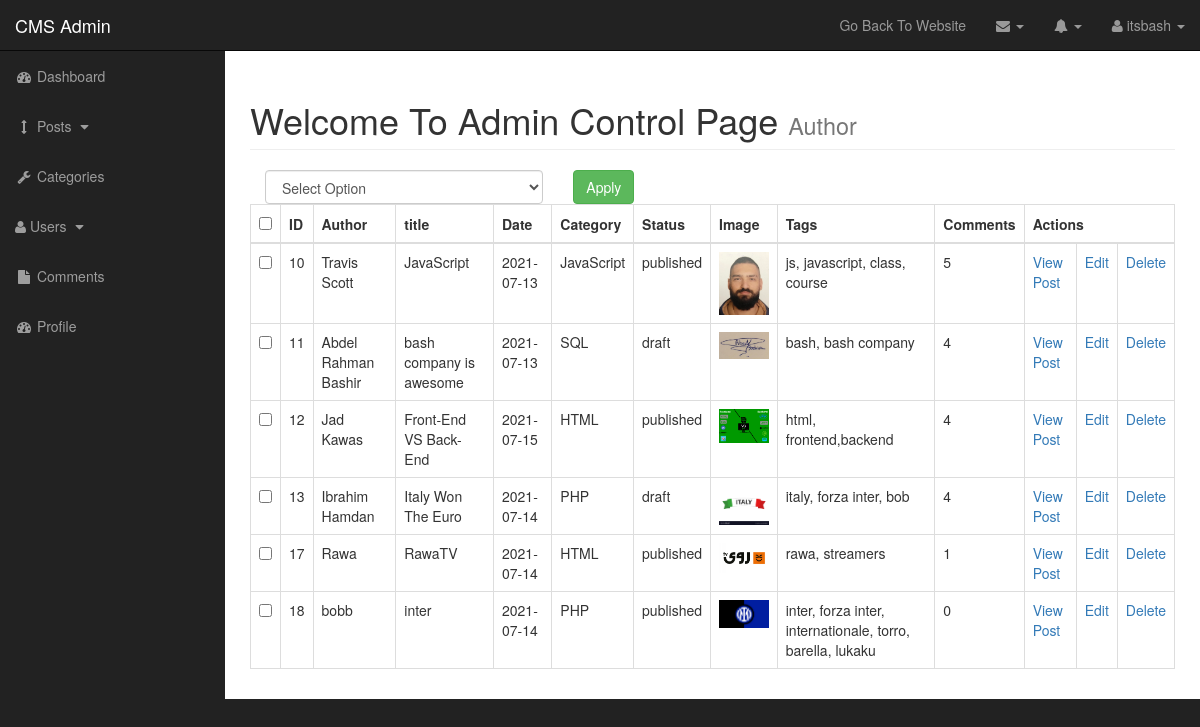
Screenshot of /admin/posts.php (signed in) with the database file from the repository.
### tables this page shows
CREATE TABLE `posts` (
  `post_id` int(3) NOT NULL,
  `post_category_id` int(3) NOT NULL,
  `post_title` varchar(255) NOT NULL,
  `post_author` varchar(255) NOT NULL,
  `post_date` date NOT NULL,
  `post_image` text NOT NULL,
  `post_content` text NOT NULL,
  `post_tags` varchar(255) NOT NULL,
  `post_comment_count` int(255) NOT NULL,
  `post_status` varchar(255) NOT NULL DEFAULT 'draft'
);

CREATE TABLE `categories` (
  `cat_id` int(3) NOT NULL,
  `cat_title` varchar(255) NOT NULL
);

### admin/includes/view_all_posts.php (the view, shortened to what this page needs)
<form class="" action="" method="post">
<table class="table table-bordered table-hover">
    <div class="col-xs-4" class="bulkOptionContainer">
      <select class="form-control" name="bulk_options">
        <option value="">Select Option</option>
      </select>
    </div>
    <div class="col-xs-4">
      <input type="submit" name="submit" value="Apply" class="btn btn-success">
    </div>
                       <thead>
                         <tr>
                           <th><input type="checkbox" id="selectAllBoxes"></th>
                           <th>ID</th>
                           <th>Author</th>
                           <th>title</th>
                           <th>Date</th>
                           <th>Category</th>
                           <th>Status</th>
                           <th>Image</th>
                           <th>Tags</th>
                           <th>Comments</th>
                           <th colspan="3">Actions</th>
                         </tr>
                       </thead>
                       <tbody>
                         <?php
                         $query ="SELECT * FROM posts";
                         $select_posts = mysqli_query($connection , $query);
                             while ($row = mysqli_fetch_assoc($select_posts)) {
                               $post_id = $row['post_id'];
                               $post_author = $row['post_author'];
                               $post_title = $row['post_title'];
                               $post_date = $row['post_date'];
                               $post_category_id = $row['post_category_id'];
                               $post_status = $row['post_status'];
                               $post_image = $row['post_image'];
                               $post_tags = $row['post_tags'];
                               $post_comment_count= $row['post_comment_count'];
                               echo "<tr>";
                               ?>
                               <td><input type='checkbox' class='checkBoxes' name='checkBoxArray[]' value='<?php echo $post_id; ?>'></td>
                               <?php
                               echo "<td>$post_id</td>";
                               echo "<td>$post_author</td>";
                               echo "<td>$post_title</td>";
                               echo "<td>$post_date</td>";
                               $query ="SELECT * FROM categories WHERE cat_id = $post_category_id";
                               $select_categories_id = mysqli_query($connection , $query);
                                   while ($row = mysqli_fetch_assoc($select_categories_id)) {
                                     $cat_title = $row['cat_title'];
                               echo "<td>{$cat_title}</td>";
                             }
                               echo "<td>$post_status</td>";
                               echo "<td><img class='img-responsive'  src='../images/$post_image' alt ='image' width='100'></td>";
                               echo "<td>$post_tags</td>";
                               echo "<td>$post_comment_count</td>";
                               echo "<td><a href ='../post.php?p_id={$post_id}'>View Post</a></td>";
                               echo "<td><a href ='posts.php?source=edit_post&p_id={$post_id}'>Edit</a></td>";
                               echo "<td><a href ='posts.php?delete={$post_id}'>Delete</a></td>";
                               echo "</tr>";
                             }
                             ?>
                       </tbody>
                     </table>
                   </form>

### admin/css/sb-admin.css (style rules this page uses)
body { margin-top: 100px; background-color: #222; }
@media (min-width:768px) { body { margin-top: 50px; } }

### rows the page displays
posts: post_id "10", post_author "Travis Scott", post_title "JavaScript", post_date "2021-07-13", post_status "published", post_image (picture), post_tags "js, javascript, class, course", post_comment_count "5"
categories: cat_title "JavaScript"
posts: post_id "11", post_author "Abdel Rahman Bashir", post_title "bash company is awesome", post_date "2021-07-13", post_status "draft", post_image (picture), post_tags "bash, bash company", post_comment_count "4"
categories: cat_title "SQL"
posts: post_id "12", post_author "Jad Kawas", post_title "Front-End VS Back-End", post_date "2021-07-15", post_status "published", post_image (picture), post_tags "html, frontend,backend", post_comment_count "4"
categories: cat_title "HTML"
posts: post_id "13", post_author "Ibrahim Hamdan", post_title "Italy Won The Euro", post_date "2021-07-14", post_status "draft", post_image (picture), post_tags "italy, forza inter, bob", post_comment_count "4"
categories: cat_title "PHP"
posts: post_id "17", post_author "Rawa", post_title "RawaTV", post_date "2021-07-14", post_status "published", post_image (picture), post_tags "rawa, streamers", post_comment_count "1"
posts: post_id "18", post_author "bobb", post_title "inter", post_date "2021-07-14", post_status "published", post_image (picture), post_tags "inter, forza inter, internationale, torro, barella, lukaku", post_comment_count "0"

### other values shown
$_SESSION['user_username'] "itsbash"
